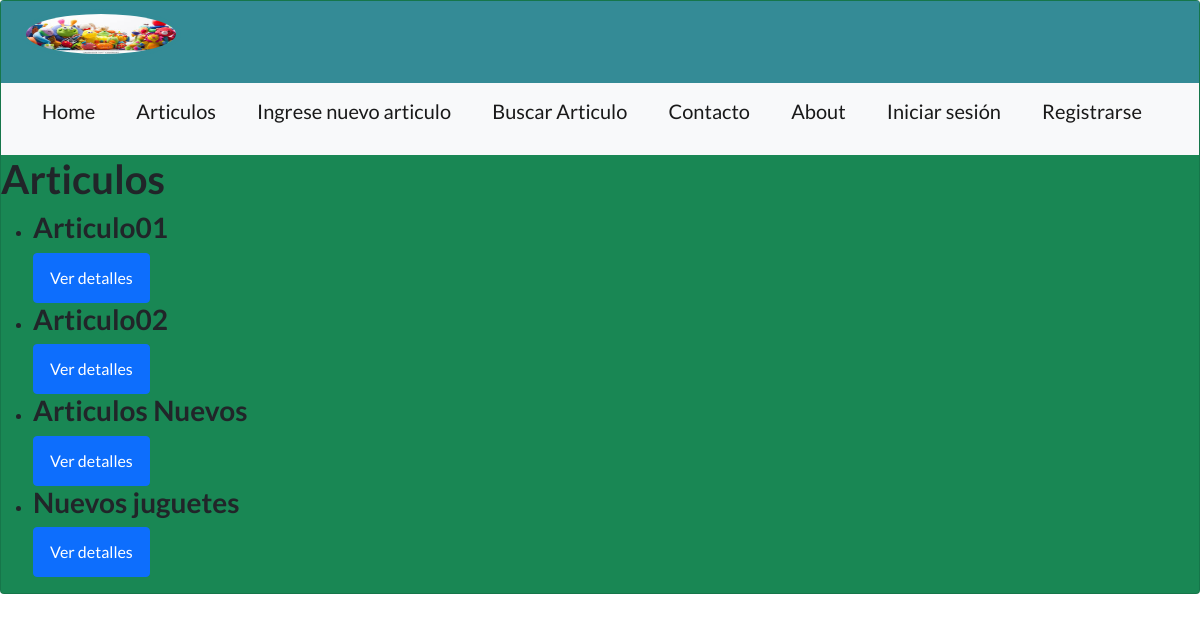
Page /Proyectos/ on the earlier database version.
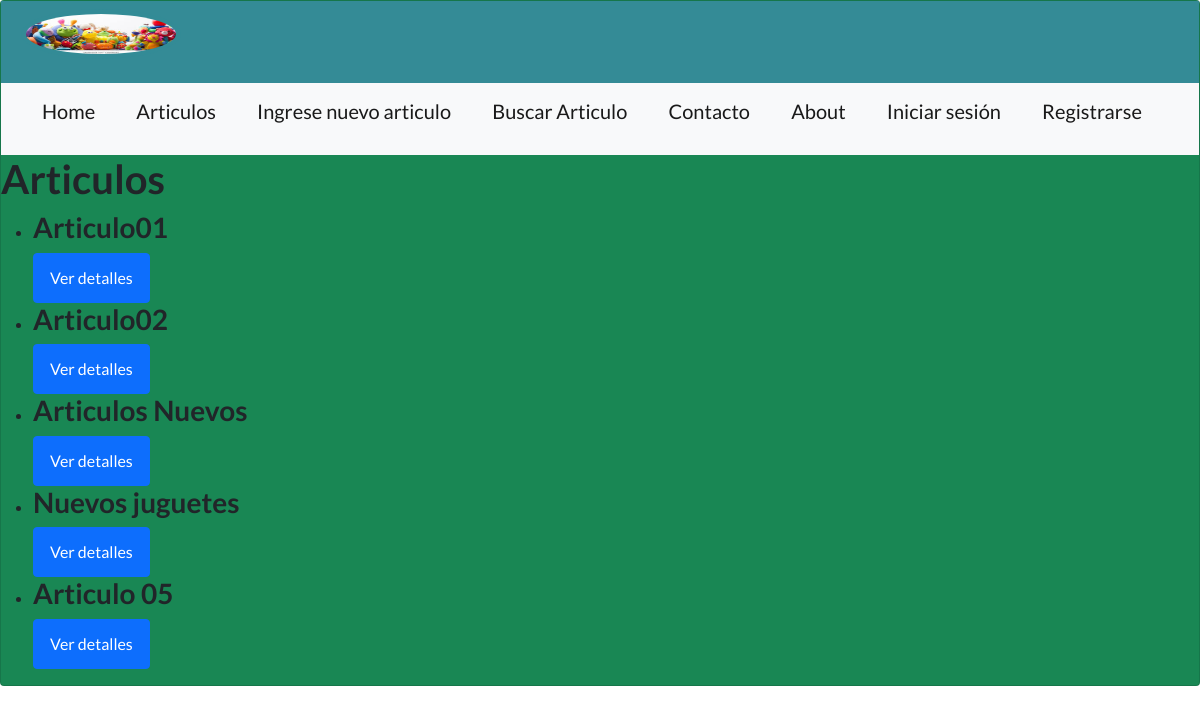
Same page on the later database version.
### MyAPP/models.py (models this page shows, shortened)
class Articulo(models.Model):
    titulo = models.CharField(max_length=200)
    juguete = models.CharField(max_length=200)
    subtitulo = models.CharField(max_length=200)
    cuerpo = models.TextField()
    autor = models.ForeignKey(User, on_delete=models.CASCADE)
    fecha = models.DateTimeField(auto_now_add=True)
    imagen = models.ImageField(upload_to='articulos/', blank=True, null=True)
    proyecto = models.ForeignKey(Proyecto, on_delete=models.CASCADE)

### MyAPP/views.py (the view)
# urls.py: path('Proyectos/', views.Proyectos, name='Proyectos'),
def Proyectos(request):
   articulos = Articulo.objects.all()
   return render(request, 'Proyectos.html', {'articulos': articulos})

### MyAPP/templates/Proyectos.html (shortened to what this page needs)
{% extends 'base.html' %}
{% load static %}
{% block content %}
<header>
    <nav class="navbar navbar-expand-lg navbar-light bg-light">
    </nav>
  </header>
    <h1>Articulos</h1>
    <ul>
        {% for articulo in articulos %}
            <li>
                <h3>{{ articulo.titulo }}</h3>
                <a href="{% url 'detalle_articulo' articulo.id %}"type="submit" class="btn btn-primary">Ver detalles</a>
            </li>
        {% empty %}
            <li>No hay artículos disponibles.</li>
        {% endfor %}
    </ul>
{% endblock %}

Differences in the rows shown:
added Articulo: titulo "Articulo 05"
